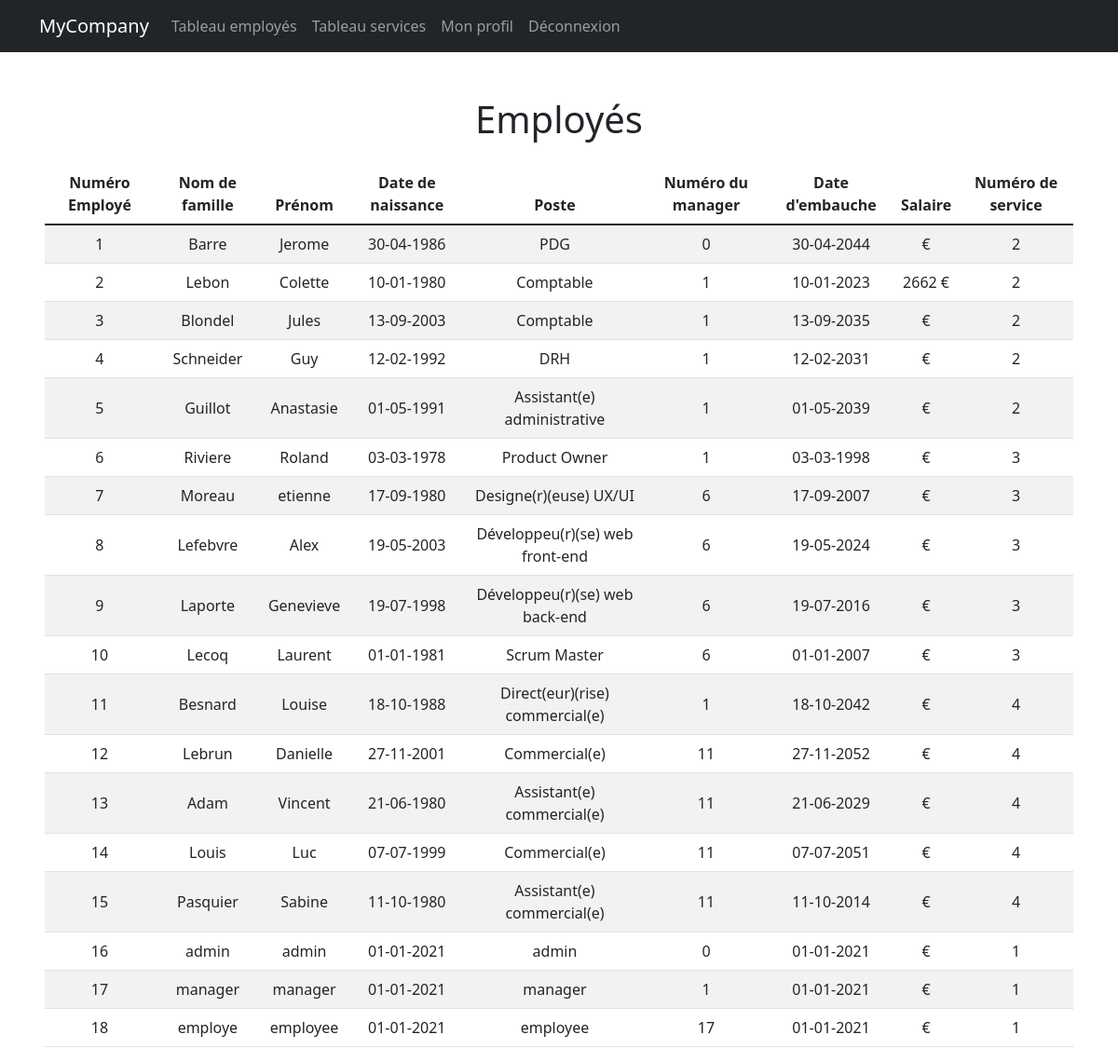
The page /myCompany/controller/employeeController.php (signed in) on the database its author committed.
### tables this page shows
CREATE TABLE `employee` (
  `no_employee` int(11) NOT NULL,
  `last_name` varchar(255) NOT NULL,
  `first_name` varchar(255) NOT NULL,
  `date_birth` varchar(255) NOT NULL,
  `job` varchar(255) NOT NULL,
  `no_manager` int(11) DEFAULT NULL,
  `hiring_date` varchar(255) NOT NULL,
  `salary` float NOT NULL,
  `role` varchar(255) NOT NULL,
  `no_service` int(11) NOT NULL
);

### myCompany/model/EmployeeManager.php (called while the page is built, shortened)
<?php
require_once __DIR__ . "/../classes/Employee.php";
class EmployeeManager extends ConnectDb
{
    public function getAllEmployees()
    {
        $arrayEmployees = [];
        try {
            $db = $this->connect();
            $req = $db->query("SELECT * FROM employee");
            while ($data = $req->fetch()) {
                $employee = new Employee($data["last_name"], $data["first_name"], $data["date_birth"], $data["job"], (int) $data["no_manager"], $data["hiring_date"], (float) $data["salary"], $data["role"], (int) $data["no_service"]);
                $employee->setNoEmployee((int) $data["no_employee"]);
                array_push($arrayEmployees, $employee);
            }
            return $arrayEmployees;
        } catch (Exception $e) {
            die("Erreur : " . $e->getMessage());
        }
    }
}

### myCompany/classes/Employee.php (called while the page is built, shortened)
<?php
class Employee
{
    private int $noEmployee;
    private string $lastName;
    private string $firstName;
    private string $dateBirth;
    private string $job;
    private ?int $noManager;
    private string $hiringDate;
    private float $salary;
    private ?int $noService;
    public function __construct($lastName, $firstName, $dateBirth, $job, $noManager, $hiringDate, $salary, $role, $noService)
    {
        $this->lastName = $lastName;
        $this->firstName = $firstName;
        $this->dateBirth = $dateBirth;
        $this->job = $job;
        $this->noManager = $noManager;
        $this->hiringDate = $hiringDate;
        $this->salary = $salary;
        $this->noService = $noService;
    }
    public function getNoEmployee(): int
    {
        return $this->noEmployee;
    }
    public function setNoEmployee(?int $noEmployee): self
    {
        $this->noEmployee = $noEmployee;
        return $this;
    }
    public function getLastName(): string
    {
        return $this->lastName;
    }
    public function getFirstName(): string
    {
        return $this->firstName;
    }
    public function getDateBirth(): string
    {
        return $this->dateBirth;
    }
    public function getJob(): string
    {
        return $this->job;
    }
    public function getNoManager(): ?int
    {
        return $this->noManager;
    }
    public function getHiringDate(): string
    {
        return $this->hiringDate;
    }
    public function getSalary(): float
    {
        return $this->salary;
    }
    public function getNoService(): ?int
    {
        return $this->noService;
    }
}

### myCompany/view/tableEmployee.php (the view, shortened to what this page needs)
<div class="table-responsive text-center m-5">
    <h1 class="mb-4">Employés</h1>
    <table class="table table-striped table-hover align-middle">
        <thead>
            <tr>
                <th>Numéro Employé</th>
                <th>Nom de famille</th>
                <th>Prénom</th>
                <th>Date de naissance</th>
                <th>Poste</th>
                <th>Numéro du manager</th>
                <th>Date d'embauche</th>
                <th>Salaire</th>
                <th>Numéro de service</th>
            </tr>
        </thead>
        <tbody>
            <?php
            foreach ($allEmployees as $value) {
                if (
                    $_SESSION["noEmployee"] == $value->getNoEmployee()
                    || $_SESSION["role"] == "admin"
                    || $_SESSION["role"] == "manager" && $_SESSION["noService"] == $value->getNoService()
                    || $_SESSION["role"] == "admin manager"
                ) {
                    $salary = $value->getSalary();
                } else {
                    $salary = "";
                }
                echo '<tr>
                            <td>' . $value->getNoEmployee() . '</td>
                            <td>' . $value->getLastName() . '</td>
                            <td>' . $value->getFirstName() . '</td>
                            <td>' . $value->getDateBirth() . '</td>
                            <td>' . $value->getJob() . '</td>
                            <td>' . $value->getNoManager() . '</td>
                            <td>' . $value->getHiringDate() . '</td>
                            <td>' . $salary . ' €</td>
                            <td>' . $value->getNoService() . '</td>';
            }
            ?>
        </tbody>
    </table>
</div>
</body>
</html>

### rows shown on the page
employee: no_employee "1", last_name "Barre", first_name "Jerome", date_birth "30-04-1986", job "PDG", NoManager "0", hiring_date "30-04-2044", no_service "2"
employee: no_employee "2", last_name "Lebon", first_name "Colette", date_birth "10-01-1980", job "Comptable", no_manager "1", hiring_date "10-01-2023", salary "2662", no_service "2"
employee: no_employee "3", last_name "Blondel", first_name "Jules", date_birth "13-09-2003", job "Comptable", no_manager "1", hiring_date "13-09-2035", no_service "2"
employee: no_employee "4", last_name "Schneider", first_name "Guy", date_birth "12-02-1992", job "DRH", no_manager "1", hiring_date "12-02-2031", no_service "2"
employee: no_employee "5", last_name "Guillot", first_name "Anastasie", date_birth "01-05-1991", job "Assistant(e) administrative", no_manager "1", hiring_date "01-05-2039", no_service "2"
employee: no_employee "6", last_name "Riviere", first_name "Roland", date_birth "03-03-1978", job "Product Owner", no_manager "1", hiring_date "03-03-1998", no_service "3"
employee: no_employee "7", last_name "Moreau", first_name "etienne", date_birth "17-09-1980", job "Designe(r)(euse) UX/UI", no_manager "6", hiring_date "17-09-2007", no_service "3"
employee: no_employee "8", last_name "Lefebvre", first_name "Alex", date_birth "19-05-2003", job "Développeu(r)(se) web front-end", no_manager "6", hiring_date "19-05-2024", no_service "3"
employee: no_employee "9", last_name "Laporte", first_name "Genevieve", date_birth "19-07-1998", job "Développeu(r)(se) web back-end", no_manager "6", hiring_date "19-07-2016", no_service "3"
employee: no_employee "10", last_name "Lecoq", first_name "Laurent", date_birth "01-01-1981", job "Scrum Master", no_manager "6", hiring_date "01-01-2007", no_service "3"
employee: no_employee "11", last_name "Besnard", first_name "Louise", date_birth "18-10-1988", job "Direct(eur)(rise) commercial(e)", no_manager "1", hiring_date "18-10-2042", no_service "4"
employee: no_employee "12", last_name "Lebrun", first_name "Danielle", date_birth "27-11-2001", job "Commercial(e)", no_manager "11", hiring_date "27-11-2052", no_service "4"
employee: no_employee "13", last_name "Adam", first_name "Vincent", date_birth "21-06-1980", job "Assistant(e) commercial(e)", no_manager "11", hiring_date "21-06-2029", no_service "4"
employee: no_employee "14", last_name "Louis", first_name "Luc", date_birth "07-07-1999", job "Commercial(e)", no_manager "11", hiring_date "07-07-2051", no_service "4"
employee: no_employee "15", last_name "Pasquier", first_name "Sabine", date_birth "11-10-1980", job "Assistant(e) commercial(e)", no_manager "11", hiring_date "11-10-2014", no_service "4"
employee: no_employee "16", last_name "admin", first_name "admin", date_birth "01-01-2021", job "admin", no_manager "0", hiring_date "01-01-2021", no_service "1"
employee: no_employee "17", last_name "manager", first_name "manager", date_birth "01-01-2021", job "manager", no_manager "1", hiring_date "01-01-2021", no_service "1"
employee: no_employee "18", last_name "employe", first_name "employee", date_birth "01-01-2021", job "employee", no_manager "17", hiring_date "01-01-2021", no_service "1"
